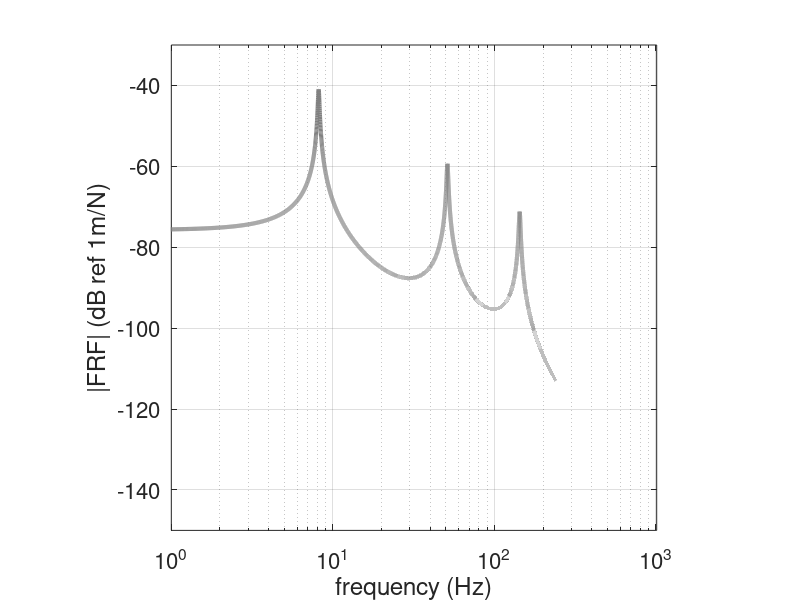
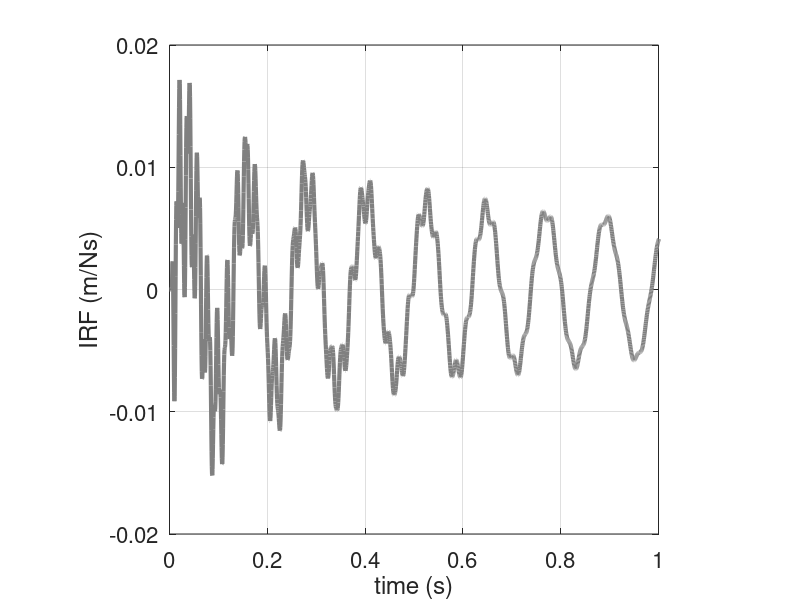

Source code (MATLAB) for these figures, in order:
clear all

%% parameters
E=69e9;                                       % Youngs modulus of aluminium (N/m^2)
rho=2700;                                     % density (kg/m^3);
l=1;b=0.02;d=0.01;S=b*d;I=b*d^3/12;          % geometrical parameters 
z=0.01;n=2*z;                                 % damping ratio and loss factor
Ed=E*(1+j*n);                                 % complex Young's modulus
m=rho*S*l;                                    % mass of the rod% Youngs modulus of aluminium (N/m^2)

%% modal solution
fs=2000;df=0.001;dt=1/fs;                      % frequency parameters
f=0.001:0.01:fs/2;                             % frequency vector
w=2*pi*f;
k=w.^0.5*(rho*S/(Ed*I))^.25;                   % wavenumber

nmax=3;                                       % number of modes
kl(1)=1.87510;kl(2)=4.69409;kl(3)=7.85476;     % kl values 1-3
kl(4)=10.9956;kl(5)=14.1372;                   % kl values 4,5
n=6:nmax;                                      
kl(n)=(2*n-1)*pi/2;                            % kl values > 5

for n=1:nmax
A=(sinh(kl(n))-sin(kl(n)))./(cosh(kl(n))+cos(kl(n)));
x=0.2;                                         % force position
phi1=cosh(kl(n)*x/l)-cos(kl(n)*x/l)-...
A.*(sinh(kl(n)*x/l)-sin(kl(n)*x/l));
x=l;                                           % displacement position 
phi2=cosh(kl(n)*x/l)-cos(kl(n)*x/l)-...
A.*(sinh(kl(n)*x/l)-sin(kl(n)*x/l));
wn=sqrt((E*I)./(rho*S))*(kl(n)).^2;            % natural frequency 
 
Ht(n,:)=phi1*phi2./(m*(wn^2-w.^2+j*2*w*wn*z)); % FRF of each mode
end
Htt=sum(Ht);                                   % overall FRF

%% IRFs
Htd=[Htt fliplr(conj(Htt))];                   % form the double-sided spectrum  
Hm=Htd(1:length(Htd)-1);                       % set the length of the FRF
h=fs*ifft(Hm);                                 % calculation of the IRF
h=circshift(h,10);                             % shift the end of the IRF to the beginning
t=0:dt:(length(h)-1)*dt;                       % time vector

%% plot the results
figure                                              %FRF
semilogx(f,20*log10(abs(Htt)),'linewidth',3,'color',[0.5 0.5 0.5])
set(gca,'fontsize',16)
axis square; grid; axis([1,1010,-150,-30])
xlabel('frequency (Hz)')
ylabel('|FRF| (dB ref 1m/N)')

figure                                              % IRF
plot(t,h,'linewidth',3,'color',[0.5 0.5 0.5])
set(gca,'fontsize',16)
axis square; grid; axis([0,1,-0.02,0.02])
xlabel('time (s)')
ylabel('IRF (m/Ns)')